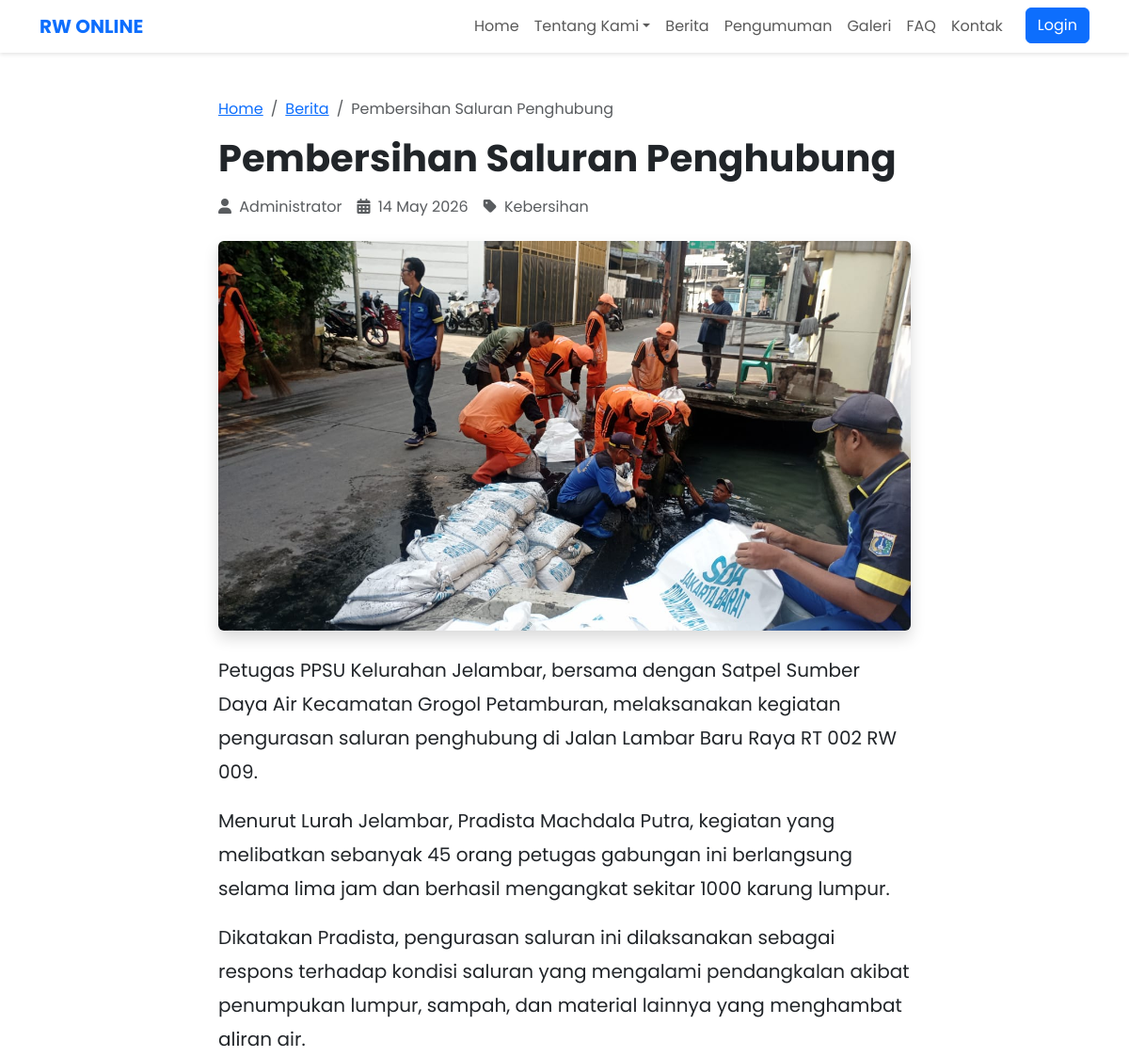
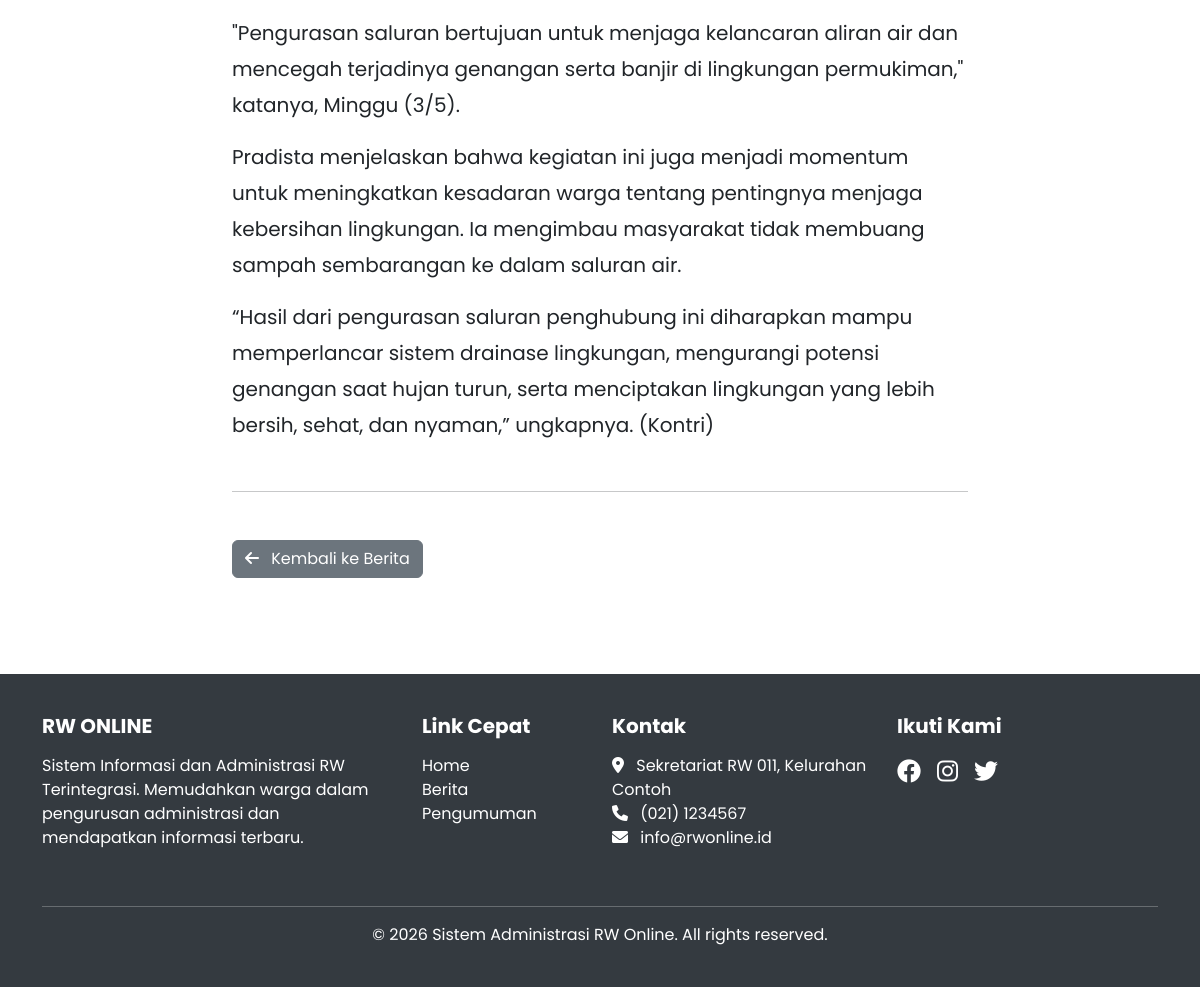
Screenshot of /berita/pembersihan-saluran-penghubung with the database file from the repository (2 pictures, top to bottom).
### tables this page shows
CREATE TABLE `berita` (
  `id` int NOT NULL,
  `kategori_id` int DEFAULT NULL,
  `judul` varchar(255) NOT NULL,
  `slug` varchar(255) NOT NULL,
  `thumbnail` varchar(255) DEFAULT NULL,
  `isi` text NOT NULL,
  `tanggal_publish` date NOT NULL,
  `penulis` varchar(50) NOT NULL,
  `status_publish` enum('publish','draft') NOT NULL DEFAULT 'draft',
  `created_at` timestamp NOT NULL DEFAULT CURRENT_TIMESTAMP,
  `updated_at` timestamp NOT NULL DEFAULT CURRENT_TIMESTAMP ON UPDATE CURRENT_TIMESTAMP
);

CREATE TABLE `kategori_berita` (
  `id` int NOT NULL,
  `nama_kategori` varchar(50) NOT NULL,
  `slug` varchar(50) NOT NULL
);

### application/controllers/Landing.php (called while the page is built, shortened)
<?php
class Landing extends CI_Controller {
    public function __construct() {
        $this->load->database();
        $this->load->model('Berita_model');
        $this->load->model('Pengumuman_model');
        $this->load->model('Galeri_model');
        $this->load->model('Faq_model');
    }
    public function berita_detail($slug) {
        $this->db->select('berita.*, kategori_berita.nama_kategori');
        $this->db->from('berita');
        $this->db->join('kategori_berita', 'kategori_berita.id = berita.kategori_id', 'left');
        $this->db->where('berita.slug', $slug);
        $data['b'] = $this->db->get()->row_array();
        $data['title'] = $data['b']['judul'];
        $this->load->view('templates/public/header', $data);
        $this->load->view('public/berita/detail', $data);
        $this->load->view('templates/public/footer');
    }
}

### index.php (called while the page is built, shortened)
<?php
require_once BASEPATH.'core/CodeIgniter.php';

### application/views/public/berita/detail.php (the view)
<div class="container py-5">
    <div class="row justify-content-center">
        <div class="col-lg-8">
            <nav aria-label="breadcrumb">
              <ol class="breadcrumb">
                <li class="breadcrumb-item"><a href="<?= base_url(); ?>">Home</a></li>
                <li class="breadcrumb-item"><a href="<?= base_url('berita'); ?>">Berita</a></li>
                <li class="breadcrumb-item active"><?= $b['judul']; ?></li>
              </ol>
            </nav>
            <h1 class="fw-bold mb-3"><?= $b['judul']; ?></h1>
            <div class="d-flex align-items-center mb-4 text-muted">
                <span class="me-3"><i class="fas fa-user me-1"></i> <?= $b['penulis']; ?></span>
                <span class="me-3"><i class="fas fa-calendar-alt me-1"></i> <?= date('d F Y', strtotime($b['tanggal_publish'])); ?></span>
                <span><i class="fas fa-tag me-1"></i> <?= $b['nama_kategori']; ?></span>
            </div>
            <?php if($b['thumbnail']): ?>
                <img src="<?= base_url('uploads/berita/'.$b['thumbnail']); ?>" class="img-fluid rounded shadow mb-4 w-100">
            <?php endif; ?>
            <div class="content fs-5" style="line-height: 1.8;">
                <?= $b['isi']; ?>
            </div>
            <hr class="my-5">
            <a href="<?= base_url('berita'); ?>" class="btn btn-secondary"><i class="fas fa-arrow-left me-2"></i> Kembali ke Berita</a>
        </div>
    </div>
</div>

### application/views/templates/public/header.php (shortened to what this page needs)
<!DOCTYPE html>
<html lang="en">
<head>
    <link href="https://cdn.jsdelivr.net/npm/bootstrap@5.3.0/dist/css/bootstrap.min.css" rel="stylesheet">
    <link rel="stylesheet" href="https://cdnjs.cloudflare.com/ajax/libs/font-awesome/6.0.0/css/all.min.css">
</head>
<body>
<nav class="navbar navbar-expand-lg navbar-light bg-white sticky-top">
    <div class="container">
        <a class="navbar-brand fw-bold text-primary" href="<?= base_url(); ?>">RW ONLINE</a>
        <div class="collapse navbar-collapse" id="navbarNav">
            <ul class="navbar-nav ms-auto">
                <li class="nav-item"><a class="nav-link" href="<?= base_url(); ?>">Home</a></li>
                <li class="nav-item dropdown">
                    <a class="nav-link dropdown-toggle" href="#" id="navbarDropdown" role="button" data-bs-toggle="dropdown">Tentang Kami</a>
                </li>
                <li class="nav-item"><a class="nav-link" href="<?= base_url('berita'); ?>">Berita</a></li>
                <li class="nav-item"><a class="nav-link" href="<?= base_url('pengumuman'); ?>">Pengumuman</a></li>
                <li class="nav-item"><a class="nav-link" href="<?= base_url('galeri'); ?>">Galeri</a></li>
                <li class="nav-item"><a class="nav-link" href="<?= base_url('faq'); ?>">FAQ</a></li>
                <li class="nav-item"><a class="nav-link" href="<?= base_url('kontak'); ?>">Kontak</a></li>
                <?php if($this->session->userdata('logged_in')): ?>
                    <?php if($this->session->userdata('role') == 'warga'): ?>
                        <li class="nav-item"><a class="nav-link fw-bold text-primary" href="<?= base_url('pengajuan-surat'); ?>"><i class="fas fa-file-alt me-1"></i> Pengajuan</a></li>
                        <li class="nav-item"><a class="nav-link fw-bold text-primary" href="<?= base_url('pengaduan'); ?>"><i class="fas fa-exclamation-circle me-1"></i> Pengaduan</a></li>
                        <li class="nav-item dropdown ms-lg-2">
                            <a class="nav-link dropdown-toggle" href="#" id="userDropdown" role="button" data-bs-toggle="dropdown">
                                <i class="fas fa-user-circle"></i> <?= $this->session->userdata('nama'); ?>
                            </a>
                            <ul class="dropdown-menu dropdown-menu-end shadow border-0">
                                <li><a class="dropdown-item" href="<?= base_url('warga/profil'); ?>"><i class="fas fa-user-edit me-2"></i> Profil Saya</a></li>
                                <li><hr class="dropdown-divider"></li>
                                <li><a class="dropdown-array text-danger dropdown-item" href="<?= base_url('logout'); ?>"><i class="fas fa-sign-out-alt me-2"></i> Logout</a></li>
                            </ul>
                        </li>
                        <li class="nav-item ms-lg-2">
                            <a class="btn btn-outline-danger btn-sm mt-1" href="<?= base_url('logout'); ?>">Logout</a>
                        </li>
                    <?php else: ?>
                        <li class="nav-item ms-lg-3">
                            <a class="btn btn-primary" href="<?= base_url('admin/dashboard'); ?>">Dashboard Admin</a>
                        </li>
                    <?php endif; ?>
                <?php else: ?>
                    <li class="nav-item ms-lg-3">
                        <a class="btn btn-primary" href="<?= base_url('login'); ?>">Login</a>
                    </li>
                <?php endif; ?>
            </ul>
        </div>
    </div>
</nav>

### application/views/templates/public/footer.php (shortened to what this page needs)
<footer class="footer mt-5">
    <div class="container">
        <div class="row">
            <div class="col-md-4 mb-4">
                <h5 class="fw-bold mb-3">RW ONLINE</h5>
                <p>Sistem Informasi dan Administrasi RW Terintegrasi. Memudahkan warga dalam pengurusan administrasi dan mendapatkan informasi terbaru.</p>
            </div>
            <div class="col-md-2 mb-4">
                <h5 class="fw-bold mb-3">Link Cepat</h5>
                <ul class="list-unstyled">
                    <li><a href="<?= base_url(); ?>" class="text-white text-decoration-none">Home</a></li>
                    <li><a href="<?= base_url('berita'); ?>" class="text-white text-decoration-none">Berita</a></li>
                    <li><a href="<?= base_url('pengumuman'); ?>" class="text-white text-decoration-none">Pengumuman</a></li>
                </ul>
            </div>
            <div class="col-md-3 mb-4">
                <h5 class="fw-bold mb-3">Kontak</h5>
                <ul class="list-unstyled text-white">
                    <li><i class="fas fa-map-marker-alt me-2"></i> Sekretariat RW 011, Kelurahan Contoh</li>
                    <li><i class="fas fa-phone me-2"></i> (021) 1234567</li>
                    <li><i class="fas fa-envelope me-2"></i> info@rwonline.id</li>
                </ul>
            </div>
            <div class="col-md-3 mb-4">
                <h5 class="fw-bold mb-3">Ikuti Kami</h5>
                <div class="d-flex">
                    <a href="#" class="text-white me-3 fs-4"><i class="fab fa-facebook"></i></a>
                    <a href="#" class="text-white me-3 fs-4"><i class="fab fa-instagram"></i></a>
                    <a href="#" class="text-white fs-4"><i class="fab fa-twitter"></i></a>
                </div>
            </div>
        </div>
        <hr class="bg-light">
        <div class="text-center">
            <p class="mb-0">&copy; 2026 Sistem Administrasi RW Online. All rights reserved.</p>
        </div>
    </div>
</footer>
</body>
</html>

### application/views/templates/public/header.php (style rules this page uses)
body { font-family: 'Poppins', sans-serif; }
.navbar { box-shadow: 0 2px 4px rgba(0,0,0,0.1); }
.footer { background: #343a40; color: white; padding: 40px 0; }

### rows the page displays
berita: judul "Pembersihan Saluran Penghubung", penulis "Administrator", tanggal_publish "14 May 2026", kategori.nama_kategori "Kebersihan", thumbnail (picture), isi "Petugas PPSU Kelurahan Jelambar, bersama dengan Satpel Sumber Daya Air Kecamatan Grogol Petamburan, melaksanakan kegiatan pengurasan saluran penghubung di Jalan Lambar Baru Raya RT 002 RW 009. Menurut Lurah Jelambar, Pradista Machdala Putra, kegiatan yang melibatkan sebanyak 45 orang petugas gabungan ini berlangsung selama lima jam dan berhasil mengangkat sekitar 1000 karung lumpur. Dikatakan Pradista, pengurasan saluran ini dilaksanakan sebagai respons terhadap kondisi saluran yang mengalami pendangkalan akibat penumpukan lumpur, sampah, dan material lainnya yang menghambat aliran air. \"Pengurasan saluran bertujuan untuk menjaga kelancaran aliran air dan mencegah terjadinya genangan serta…"
